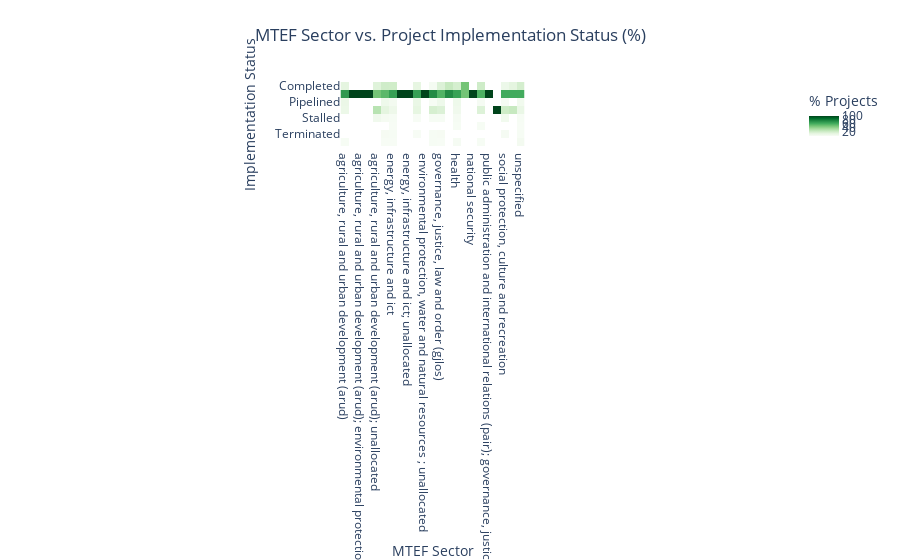

The cell this chart's notebook holds for it:
### Code cell
# Grouping and normalizing data for MTEF sector vs implementation status
sector_vs_success = df.groupby(["mtef_sector", "implementation_status"]).size().unstack()
sector_vs_success_percentage = sector_vs_success.div(sector_vs_success.sum(axis=1), axis=0) * 100

# Create an interactive heatmap for MTEF sector vs implementation status
fig = px.imshow(sector_vs_success_percentage.T,  # Transpose for correct orientation
                labels=dict(x="MTEF Sector", y="Implementation Status", color="% Projects"),
                x=sector_vs_success_percentage.index,
                y=sector_vs_success_percentage.columns,
                color_continuous_scale="Greens",  # Modern green color scale
                title="MTEF Sector vs. Project Implementation Status (%)")
fig.update_layout(
    template="plotly",  # Use modern plotly template
    title_x=0.5,  # Center the title
    plot_bgcolor="white",  # White plot background
    paper_bgcolor="white",  # White paper background
)
fig.show()

### Figure 1 — Plotly figure (JSON) as saved in the notebook; plotly's stock layout.template omitted (floating-point values rounded to 4 significant figures; data arrays with more than 128 entries replaced by an {"elided": "..."} marker saying what was removed)
{"data": [{"coloraxis": "coloraxis", "hovertemplate": "MTEF Sector: %{x}<br>Implementation Status: %{y}<br>% Projects: %{z}<extra></extra>", "name": "0", "type": "heatmap", "x": ["agriculture, rural and urban development (arud)", "agriculture, rural and urban development (arud); education", "agriculture, rural and urban development (arud); environmental protection, water and natural resources", "agriculture, rural and urban development (arud); public administration and international relations (pair)", "agriculture, rural and urban development (arud); unallocated", "education", "energy, infrastructure and ict", "energy, infrastructure and ict; health", "energy, infrastructure and ict; unallocated", "environmental protection, water and natural resources", "environmental protection, water and natural resources ; unallocated", "general economic and commercial affairs", "governance, justice, law and order (gjlos)", "governance, justice, law and order (gjlos); unallocated", "health", "health; unallocated", "national security", "public administration and international relations (pair)", "public administration and international relations (pair); governance, justice, law and order (gjlos)", "public administration and international relations (pair); unallocated", "social protection, culture and recreation", "unallocated; education", "unspecified"], "xaxis": "x", "y": ["Completed", "Ongoing", "Pipelined", "Planned", "Stalled", "Suspended", "Terminated", "Unspecified"], "yaxis": "y", "z": {"elided": "8x23 float values"}}], "layout": {"coloraxis": {"colorbar": {"title": {"text": "% Projects"}}, "colorscale": [[0, "rgb(247,252,245)"], [0.125, "rgb(229,245,224)"], [0.25, "rgb(199,233,192)"], [0.375, "rgb(161,217,155)"], [0.5, "rgb(116,196,118)"], [0.625, "rgb(65,171,93)"], [0.75, "rgb(35,139,69)"], [0.875, "rgb(0,109,44)"], [1, "rgb(0,68,27)"]]}, "paper_bgcolor": "white", "plot_bgcolor": "white", "title": {"text": "MTEF Sector vs. Project Implementation Status (%)", "x": 0.5}, "xaxis": {"anchor": "y", "constrain": "domain", "domain": [0, 1], "scaleanchor": "y", "title": {"text": "MTEF Sector"}}, "yaxis": {"anchor": "x", "autorange": "reversed", "constrain": "domain", "domain": [0, 1], "title": {"text": "Implementation Status"}}}}
